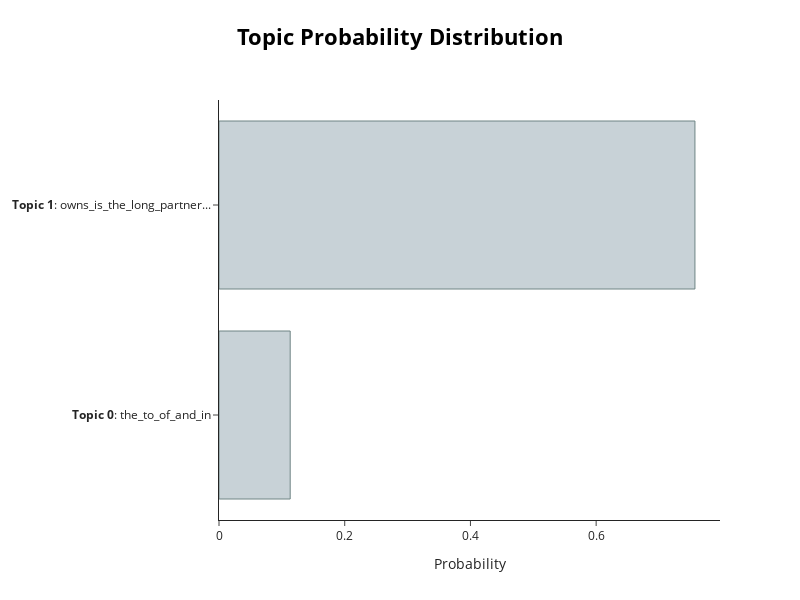

Notebook code for this chart:
### Code cell
model.visualize_distribution(probabilities[0])

### Figure 1 — Plotly figure (JSON) as saved in the notebook; plotly's stock layout.template omitted (floating-point values rounded to 4 significant figures)
{"data": [{"marker": {"color": "#C8D2D7", "line": {"color": "#6E8484", "width": 1}}, "orientation": "h", "type": "bar", "x": [0.1133, 0.7572], "y": ["<b>Topic 0</b>: the_to_of_and_in", "<b>Topic 1</b>: owns_is_the_long_partner..."]}], "layout": {"height": 600, "hoverlabel": {"bgcolor": "white", "font": {"family": "Rockwell", "size": 16}}, "title": {"font": {"color": "Black", "size": 22}, "text": "<b>Topic Probability Distribution", "x": 0.5, "xanchor": "center", "y": 0.95, "yanchor": "top"}, "width": 800, "xaxis": {"title": {"text": "Probability"}}}}
